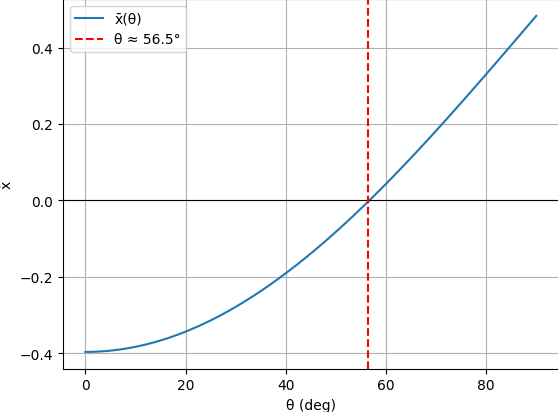

This figure's Python source:
import numpy as np
import matplotlib.pyplot as plt

r = 1.0

L1 = r
L2 = np.pi * r
Ltot = L1 + L2

theta_deg = np.arange(0.0, 90.0 + 0.5, 0.5)
theta_rad = np.deg2rad(theta_deg)

x_bar = []

for th_deg, th in zip(theta_deg, theta_rad):
    x1 = -0.5 * r * np.cos(th)
    x2 = 2.0 * r / np.pi - r * np.cos(th)
    x_tot = (x1 * L1 + x2 * L2) / Ltot
    x_bar.append(x_tot)
    print(f"theta = {th_deg:5.1f} deg  "
          f"x1 = {x1: .4f}  x2 = {x2: .4f}  x_bar = {x_tot: .4f}")

x_bar = np.array(x_bar)

idx = np.argmin(np.abs(x_bar))
theta_eq_deg = theta_deg[idx]
x_eq = x_bar[idx]

print("\nEquilibrium angle (x_bar ≈ 0):")
print(f"theta_eq = {theta_eq_deg:.2f} deg,  x_bar = {x_eq:.6f}")

plt.plot(theta_deg, x_bar, label="x̄(θ)")
plt.axhline(0.0, color="k", linewidth=0.8)
plt.axvline(theta_eq_deg, color="r", linestyle="--",
            label=f"θ ≈ {theta_eq_deg:.1f}°")
plt.xlabel("θ (deg)")
plt.ylabel("x̄")
plt.grid(True)
plt.legend()
plt.show()
